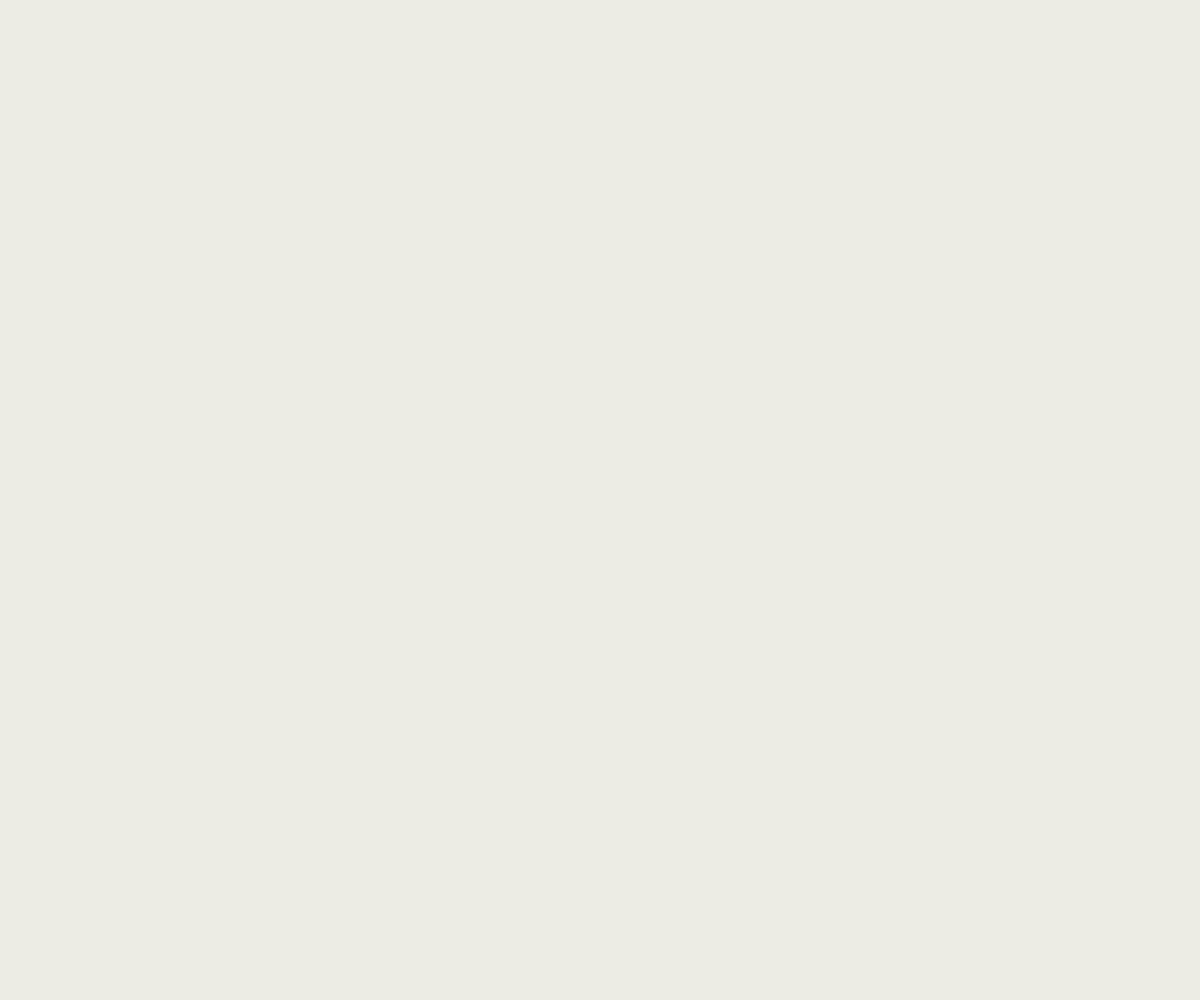
Frame 1 (no input)
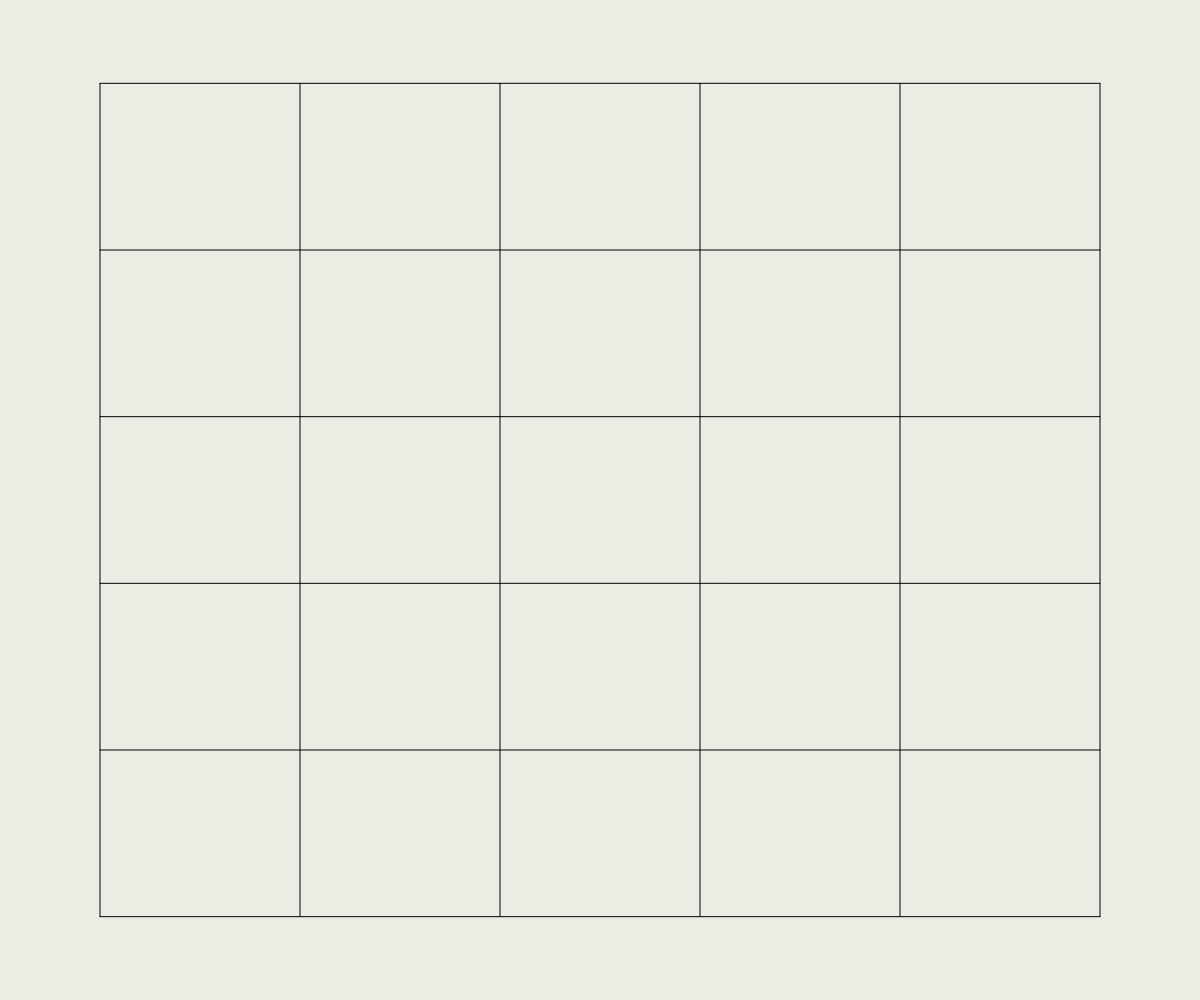
Frame 60 (no input)
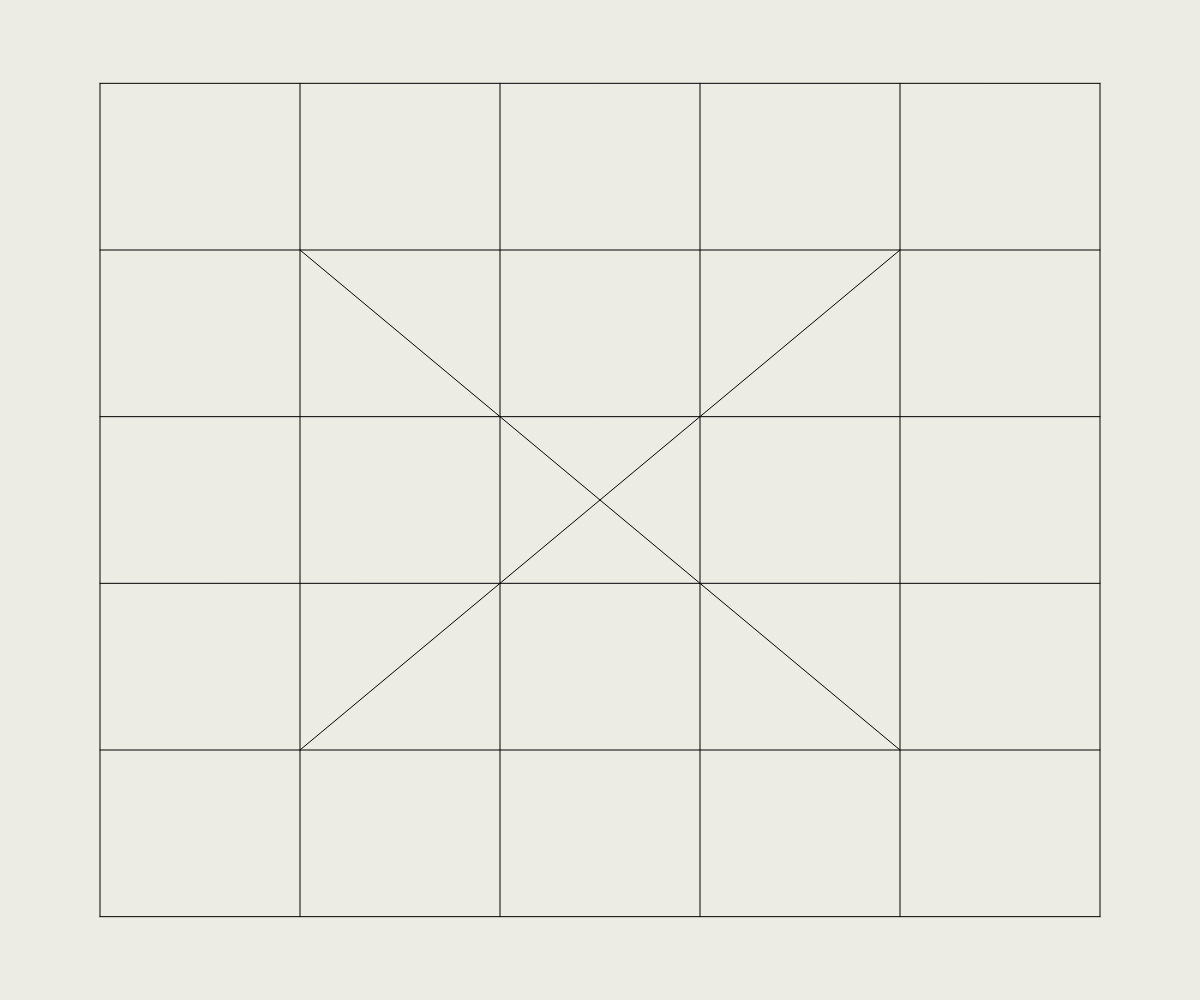
Frame 120 (the mouse pressed at the canvas centre since frame 60)

The p5.js sketch that drew these frames (run headless with seeded random() and noise() and a simulated clock; from frame 60 on, the mouse is pressed at the canvas centre):

// p5.js sketch
// ── sketch.js
var numLines;
var xPadding;
var yPadding;
var t;

function setup() {
  createCanvas(windowWidth, windowHeight);
  numLines = 6;
  xPadding = width / numLines / 2;
  yPadding = height / numLines / 2;
  t = 0;
}

function draw() {
  background('#ecece4');
  stroke(0);
  
  if (t > 0) {
    drawVerticalLines(xPadding, yPadding, width, height - yPadding, numLines);
    // drawVerticalLines(xPadding, yPadding, width / 2, height - yPadding, numLines / 2);
    push();
    translate(width / 2, height / 2);
    rotate(PI);
    translate(-(width / 2), -(height / 2));
    // drawVerticalLines(xPadding, yPadding, width / 2, height - yPadding, numLines / 2);
    pop();
    // drawVerticalLines(width / 2 + xPadding, yPadding, width / 2, height - yPadding, numLines / 2);
  }
  
  if (t > 25) {
    // drawHorizontalLines(xPadding, yPadding, width / 2, height, numLines);
    push();
    translate(width / 2, height / 2);
    rotate(PI);
    translate(-(width / 2), -(height / 2));
    // drawHorizontalLines(xPadding, yPadding, width / 2, height, numLines);
    pop();
    drawHorizontalLines(xPadding, yPadding, width - xPadding, height, numLines);
  }
  
  if (t > 50) {
    drawX(xPadding, yPadding, width, height, numLines);
    push();
    translate(width / 2, height / 2);
    rotate(PI);
    translate(-(width / 2), -(height / 2));
    // drawHalfX(xPadding, yPadding - 1, width, height, numLines);
    pop();
  }
  
  t = (t + 0.5) % 75;
}

function drawVerticalLines(x, y, w, h, n) {
  for (var i = 0; i < n; i++) {
    var lineX = x + i * (w / n);
    line(lineX, y, lineX, h);
  }
}

function drawHorizontalLines(x, y, w, h, n) {
  for (var i = 0; i < n; i++) {
    var lineY = y + i * (h / n);
    line(x, lineY, w, lineY);
  }
}

function drawX(x, y, w, h, n) {
  // forward slash
  line(
    x + (w / n),
    y + (h / n),
    x + (n - 2) * (w / n),
    y + (n - 2) * (h / n)
  );

  // backslash
  line(
    x + (w / n),
    y + (n - 2) * (h / n),
    x + (n - 2) * (w / n),
    y + (h / n)
  );
}

function drawHalfX(x, y, w, h, n) {
  // forward slash
  line(
    x + (w / n),
    y + (h / n),
    x + (n - 1) / 2 * (w / n),
    y + (n - 1) / 2 * (h / n)
  );

  // backslash
  line(
    x + (w / n),
    y + (n - 2) * (h / n),
    x + (n - 1) / 2 * (w / n),
    y + (n - 1) / 2 * (h / n)
  );
}

function windowResized() {
  resizeCanvas(windowWidth, windowHeight);
  xPadding = width / numLines / 2;
  yPadding = height / numLines / 2;
}
